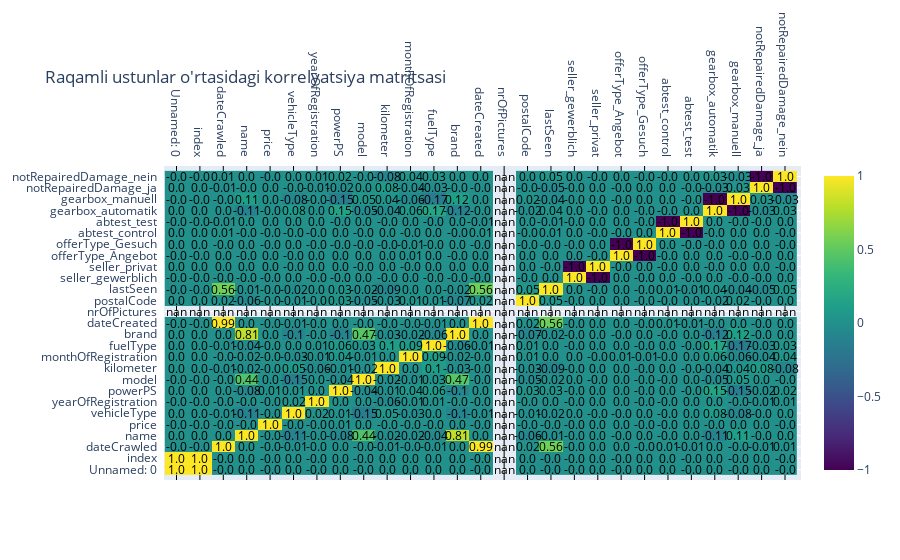

The notebook cell saved with this chart:
### Code cell
import numpy as np
import plotly.figure_factory as ff

# Qiymatlarni 2 xonagacha qisqartirish
annot_text = np.around(corr_matrix.values, decimals=2).astype(str)

fig = ff.create_annotated_heatmap(
    z=corr_matrix.values,
    x=list(corr_matrix.columns),
    y=list(corr_matrix.index),
    annotation_text=annot_text,
    colorscale='Viridis',
    showscale=True
)

fig.update_layout(title='Raqamli ustunlar o\'rtasidagi korrelyatsiya matritsasi')
fig.show()
